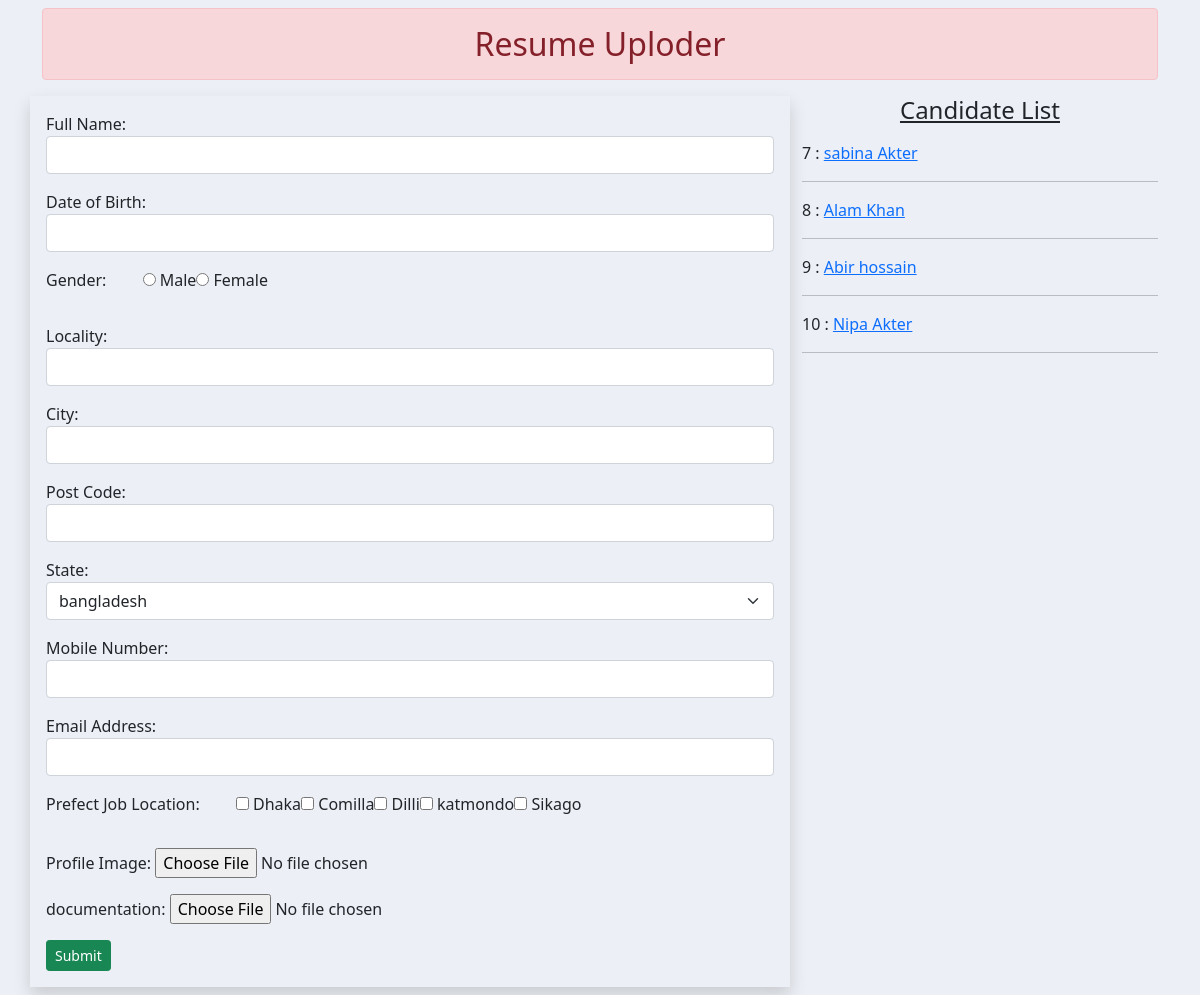
The page / on the database its author committed.
### myapp/models.py (models this page shows)
class uregi(models.Model):
    name=models.CharField(max_length=100)
    dob=models.DateField()
    gender=models.CharField(max_length=100)
    locality=models.CharField(max_length=100)
    city=models.CharField(max_length=100)
    pin=models.PositiveIntegerField()
    state=models.CharField(max_length=100)
    mobile=models.PositiveIntegerField()
    email=models.EmailField()
    job=models.CharField(max_length=100)
    profile_image=models.ImageField(upload_to='profile_image',blank=True)
    doc=models.FileField(upload_to='profile_document',blank=True)

### myapp/views.py (the view, shortened to what this page needs)
# urls.py: path('', views.homeview.as_view(),name='home'),
class homeview(View):
    def get(self,request):
        fm=uregi_forms()
        candates= uregi.objects.all()
        dic={
            'candates':candates,
            'form':fm,
        }
        return render(request,'myapp/home.html',dic)

### myapp/templates/myapp/home.html (shortened to what this page needs)
{% extends 'myapp/base.html' %}
{% block content %}
<h2 class="alert alert-danger text-center mt-2">Resume Uploder</h2>
  <div class="row">
      <div class="col-8 shadow p-3">
        <form action="" method="POST" enctype="multipart/form-data">
           {% for fm in form %}
           <div class="form-group mb-3">
             {{fm.label_tag}} {{fm}} <small class="alert-danger">{{fm.errors|striptags}}</small>
           </div>
           {% endfor %}
            <input type="submit" class="btn btn-sm btn-success" value="Submit">
        </form>
      </div>
      <div class="col-4">
         <h4 class="text-center mb-3"> <u>Candidate List</u> </h4>
         {% for candate in candates %}
         <p>{{candate.id}} : <a href=" {% url 'candate' candate.id %}">{{candate.name}}</a></p> <hr>
         {% endfor %}
      </div>
  </div>
{% endblock content %}

### myapp/static/myapp/css/stylefb.css (style rules this page uses)
body { background: rgb(236,239,245); }
#id_gender,#id_job { list-style-type: none; display: inline-flex; }

### rows shown on the page
uregi: id "7", name "sabina Akter"
uregi: id "8", name "Alam Khan"
uregi: id "9", name "Abir hossain"
uregi: id "10", name "Nipa Akter"

### other values the page prints
{{ fm.label_tag }} "Full Name:" "Date of Birth:" "Gender:" "Locality:" "City:" "Post Code:" "State:" "Mobile Number:" "Email Address:" "Prefect Job Location:" "Profile Image:" "documentation:"
